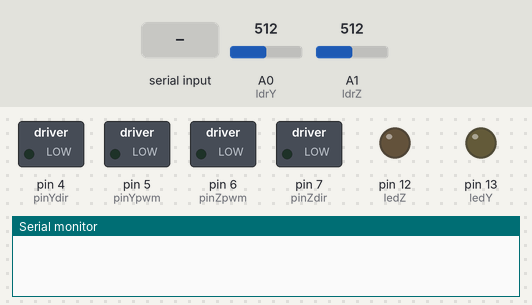
Simulated run of this sketch. Board: Arduino Uno, built with avr-gcc and run on an emulated ATmega328P. Shown: switched loads named in the sketch (green lamp = pin HIGH), output pins drawn as LEDs (lit = HIGH), the last lines printed to the serial monitor. The test bench sets the inputs (shaded band); at power-on: A0 (ldrY) = 512, A1 (ldrZ) = 512.

Above: at 1.2 s.
1.3 s: "yas:1\n" received over Serial
At 2.6 s:
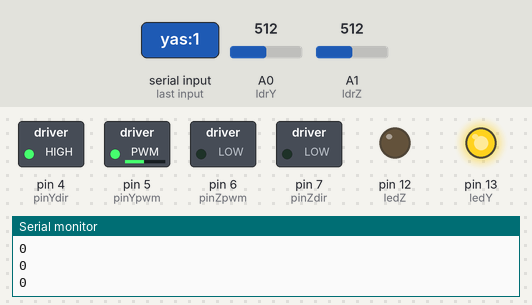
3.0 s: A0 (ldrY) set to 1008
4.5 s: A0 (ldrY) set to 1016
At 5.0 s:
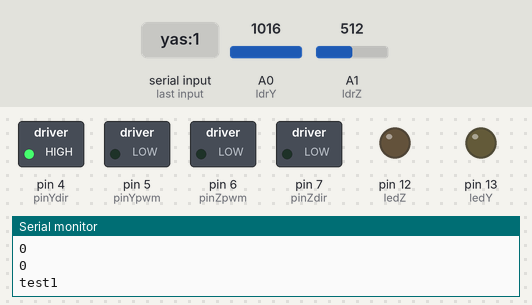
6.0 s: "yas:150\n" received over Serial
At 6.75 s:
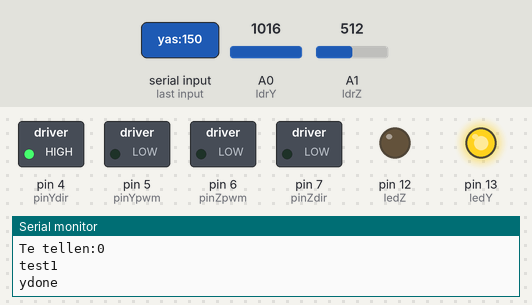
8.3 s: "3" received over Serial
At 8.6 s:
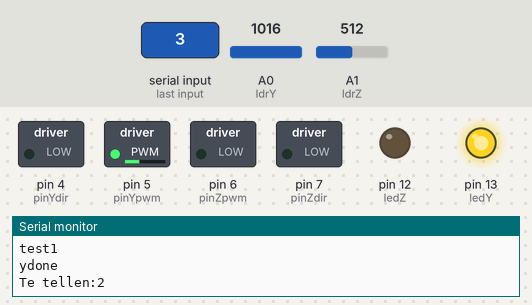
10.2 s: "2" received over Serial
At 11.5 s:
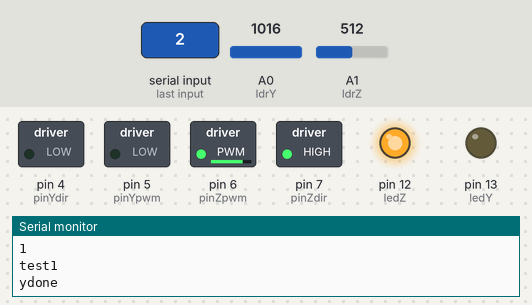
Timing chart, 0 to 12.7 s (numbered marks = the images above; inputs shaded):
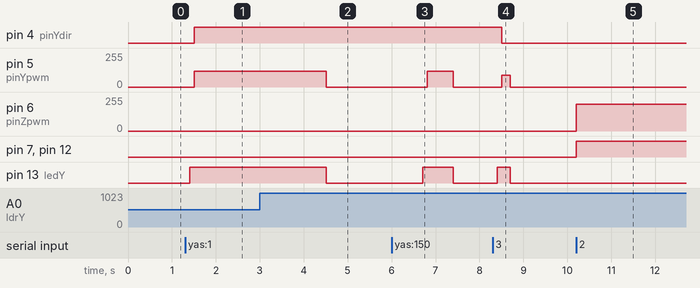

Measured:
- the behaviour switches between 1015 and 1016 on A0 (ldrY) (found by bisection; images 1 and 2)
- after the input at 1.3 s, pin 4 (pinYdir): LOW → HIGH after 0.21 s; pin 5 (pinYpwm): 0/255 → 120/255 after 0.21 s; pin 13 (ledY): LOW → HIGH after 0.11 s
- after the input at 4.5 s, pin 5 (pinYpwm): 120/255 → 0/255 at once; pin 13 (ledY): HIGH → LOW at once
- after the input at 6.0 s, pin 5 (pinYpwm): 0/255 → 120/255 after 0.81 s, → 0/255 0.60 s later; pin 13 (ledY): LOW → HIGH after 0.71 s, → LOW 0.70 s later
- after the input at 8.3 s, pin 4 (pinYdir): HIGH → LOW after 0.20 s; pin 5 (pinYpwm): 0/255 → 90/255 after 0.20 s, → 0/255 0.20 s later; pin 13 (ledY): LOW → HIGH after 0.10 s, → LOW 0.30 s later
- after the input at 10.2 s, pin 6 (pinZpwm): 0/255 → 200/255 at once; pin 7 (pinZdir), pin 12 (ledZ): LOW → HIGH at once

The sketch:

arduino_tsp.ino
```cpp
//Pinnen
//motor
int pinYpwm = 5;
int pinYdir = 4; //ON up, OFF down
int pinZpwm = 6;
int pinZdir = 7; //ON forward, OFF backward
//Meters
int ldrY = 0;
int ldrZ = 1;
int ledY = 13;
int ledZ = 12;
//Serial read
boolean stringComplete = false;
String inputString = "";

void setup() {
  Serial.begin(9600);
  pinMode(pinYpwm, OUTPUT);
  pinMode(pinYdir, OUTPUT);
  pinMode(pinZpwm, OUTPUT);
  pinMode(pinZdir, OUTPUT);
  pinMode(ledY, OUTPUT);
  pinMode(ledZ, OUTPUT);
  pinMode(ldrY, INPUT);
  pinMode(ldrZ, INPUT);
}
/*
void serialEvent() {
  //Check if serial open is
  while (Serial.available()) {
    //Lees de bits die de java applicatie stuurt
    char inChar = (char)Serial.read();
    inputString += inChar;
    //Wanneer hij \n ontvangt stop die
    if (inChar == '\n') {
      stringComplete = true;
      //Hij haalt \n eraf zodat je de juiste string krijgt
      inputString = inputString.substring(0, inputString.length()-1);
    }
    //Haalt de serial leeg
   Serial.flush();
   }
}
*/
void loop() {

     if (Serial.available())
   {
       int c = Serial.read();
       switch (c)
     {
       case '1':
         stuurY(1);
         break;                    // send command one time
       case '2':
         pakPakket(1);
         break;
       case '3':
         stuurY(2);
	 break;
      case '4':
         pakPakket(2);
         break;
      case '5':
         stuurY(3);
         break;
      case '6':
         pakPakket(3);
         break;
      case '7':
         stuurY(5);
         break;
      case '8':
         pakPakket(5);
         break;
     }
   }

     if(stringComplete){
        Serial.println("TSP: String received");
        int splitter = inputString.indexOf(':');
        String verzending = inputString.substring(0, splitter);
        int waarde = inputString.substring(splitter + 1).toInt();
        Serial.println(inputString);
        if(verzending == "yas"){
          Serial.println("We gaan de y sturen");
          stuurY(waarde);
        }
        if(verzending == "krijgpakket"){
          Serial.println("We gaan het pakket ophalen");
          pakPakket(waarde);
        }
        if(verzending == "droppakket"){
          //dropPakket(waarde);
        }
        inputString = "";
        stringComplete = false;
    }

}
```

bestuur.ino
```cpp
//Positie
int huidigeY = 0;
//De stippen per vak
//int vakkenY[] = {0, 7, 5, 7, 7, 5};
int vakkenY[] = {0, 1, 2, 2, 2, 1};
int vakkenZ[] = {0, 11, 10, 9, 7, 5};
//Motor speed
int ySpeed = 120;
int zSpeed = 200;
int tetellen = 0;
int getelt = 0;
//LDR waardes
int ldrYwaarde = 1015;
int ldrZwaarde = 700;
//Om een count loop te voorkomen
boolean wachtenY = false;
boolean wachtenZ = false;

//Deze functie telt de gaatjes van de Y as die hij voorbij gaat
boolean tellenYas(){
  if(analogRead(ldrY) > ldrYwaarde && wachtenY == false){
    getelt++;
    //wachtenY = true;
  }
  //else if(analogRead(ldrY) < ldrYwaarde && wachtenY == true){
  //  wachtenY = false;
  //}
  if(getelt >= tetellen){
    //De counters weer resetten wanneer hij klaar is
    resetTeller();
    return true;
  }else{
    delay(200);
    Serial.println(getelt);
    return false;
  }
}

//Deze functie telt de gaatjes van de Z as die hij voorbij gaat
boolean tellenZas(){
  if(analogRead(ldrZ) < ldrZwaarde && wachtenZ == false){
    getelt++;
    delay(50);
    wachtenZ = true;
  }else if(analogRead(ldrZ) > ldrZwaarde && wachtenZ == true){
    wachtenZ = false;
  }
  if(getelt == tetellen){
    //De counters weer resetten wanneer hij klaar is
    resetTeller();
    return true;
  }else{
    //Serial.println(getelt);
    return false;
  }
}

//Hiermee sturen we de Y as
void stuurY(int yas){
  delay(100);
  int stappen = 0;
  digitalWrite(ledY, HIGH);
  //Kijkt of hij naar boven of naar beneden moet
  //Dit is naar beneden
  if(yas - huidigeY < 0){
    for (int i = huidigeY; i > yas; i--) {
       stappen += vakkenY[i];
    }
    tetellen = stappen;
    delay(100);
    digitalWrite(pinYdir, LOW);
    analogWrite(pinYpwm, ySpeed - 30);
  //Dit is naar boven
  }else if(yas - huidigeY > 0){
    for (int i = huidigeY + 1; i <= yas; i++) {
       stappen += vakkenY[i];
    }
    tetellen = stappen;
    delay(100);
    digitalWrite(pinYdir, HIGH);
    analogWrite(pinYpwm, ySpeed);
  }
  Serial.print("Te tellen:");
  Serial.println(tetellen);
  //Wachten tot hij op de juiste positie staat
  while(!tellenYas());
  //Schakel de motor en lampje van Y as uit
  analogWrite(pinYpwm, 0);
  digitalWrite(ledY, LOW);
  //De counters weer resetten wanneer hij klaar is
  huidigeY = yas;
  Serial.println("test1");
  delay(500);
  Serial.println("ydone");

}

void pakPakket(int pakket){
  //De Z as naar voren
  tetellen = vakkenZ[pakket];
  //Start de counter
  digitalWrite(ledZ, HIGH);

  //Start de motor
  digitalWrite(pinZdir, HIGH);
  analogWrite(pinZpwm, zSpeed);
  //Wachten tot die op positie is
  while(!tellenZas());
    //Schakel de motor en lampje van Y as uit
  analogWrite(pinZpwm, 0);
  //De counters weer resetten wanneer hij klaar is
  //Einde Z as naar voren

  //Begin Y as omhoog
  //Start de counter
  digitalWrite(ledY, HIGH);
  //Start de motor
  digitalWrite(pinYdir, HIGH);
  analogWrite(pinYpwm, ySpeed);
  //Wachten tot die op positie is
  delay(400);
  //Schakel de motor en lampje van Y as uit
  analogWrite(pinYpwm, 0);
  //Einde Y as omhoog


  //Begin Z as naar achter
  tetellen = vakkenZ[pakket];
  //Haal er 1 af als je waarde 1 is
  tetellen = tetellen - 1;

  //Start de motor
  digitalWrite(pinZdir, LOW);
  analogWrite(pinZpwm, zSpeed + 30);
  //Wachten tot die op positie is
  Serial.println("Tetellen:");
  Serial.println(tetellen);
  while(!tellenZas());
  //Schakel de motor en lampje van Y as uit
  analogWrite(pinZpwm, 0);
  //De counters weer resetten wanneer hij klaar is
  digitalWrite(ledZ, LOW);
  //Einde Z as naar achter

  digitalWrite(pinYdir, LOW);
  analogWrite(pinYpwm, ySpeed-30);
  //Wachten tot die op positie is
  //tetellen = 1;
  //while(!tellenYas());
  delay(400);
  //Schakel de motor en lampje van Y as uit
  analogWrite(pinYpwm, 0);
  digitalWrite(ledY, LOW);
  //Einde Y as omlaag
  Serial.println("pakketdone");
  //JAJA, hij is eindelijk klaar :D
}

void dropPakket(int pakket){
  //De Z as naar voren
  tetellen = vakkenZ[pakket];
  //Start de counter
  digitalWrite(ledZ, HIGH);

  //Start de motor
  digitalWrite(pinZdir, HIGH);
  analogWrite(pinZpwm, zSpeed);
  //Wachten tot die op positie is
  while(!tellenZas());
    //Schakel de motor en lampje van Y as uit
  analogWrite(pinZpwm, 0);
  //De counters weer resetten wanneer hij klaar is
  //Einde Z as naar voren

  //Begin Y as omlaag
  //Start de counter
  digitalWrite(ledY, HIGH);
  //Start de motor
  digitalWrite(pinYdir, LOW);
  analogWrite(pinYpwm, ySpeed - 20);
  //Wachten tot die op positie is
  tetellen = 8;
  while(!tellenYas());
  //Schakel de motor en lampje van Y as uit
  analogWrite(pinYpwm, 0);
  //Einde Y as omhoog


  //Begin Z as naar achter
  tetellen = vakkenZ[pakket];
  //Start de counter

  //Start de motor
  digitalWrite(pinZdir, LOW);
  analogWrite(pinZpwm, zSpeed + 30);
  //Wachten tot die op positie is
  Serial.println("Tetellen:");
  Serial.println(tetellen);
  while(!tellenZas());
  //Schakel de motor en lampje van Y as uit
  analogWrite(pinZpwm, 0);
  //De counters weer resetten wanneer hij klaar is
  digitalWrite(ledZ, LOW);
  //Einde Z as naar achter

  //Begin Y as omlaag
  //Start de motor
  digitalWrite(pinYdir, HIGH);
  analogWrite(pinYpwm, ySpeed);
  //Wachten tot die op positie is
  tetellen = 8;
  while(!tellenYas());
  //Schakel de motor en lampje van Y as uit
  analogWrite(pinYpwm, 0);
  digitalWrite(ledY, LOW);
  //Einde Y as omlaag
  Serial.println("dropdone");
  //JAJA, hij is eindelijk klaar :D
}

void resetTeller(){
  tetellen = 0;
  getelt = 0;
}
```
